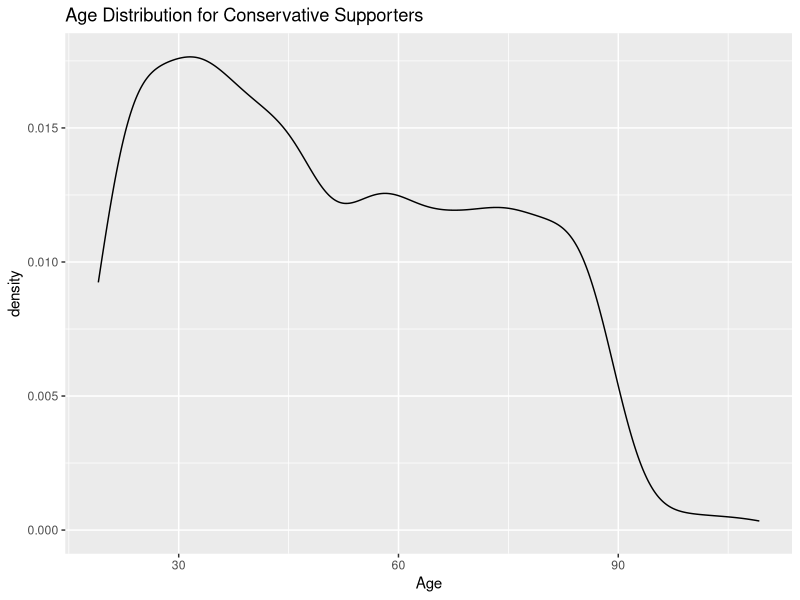
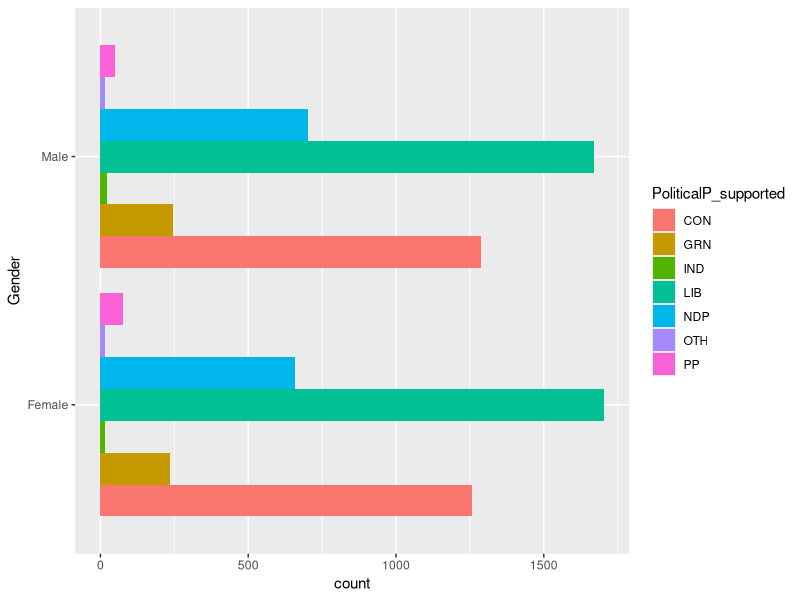
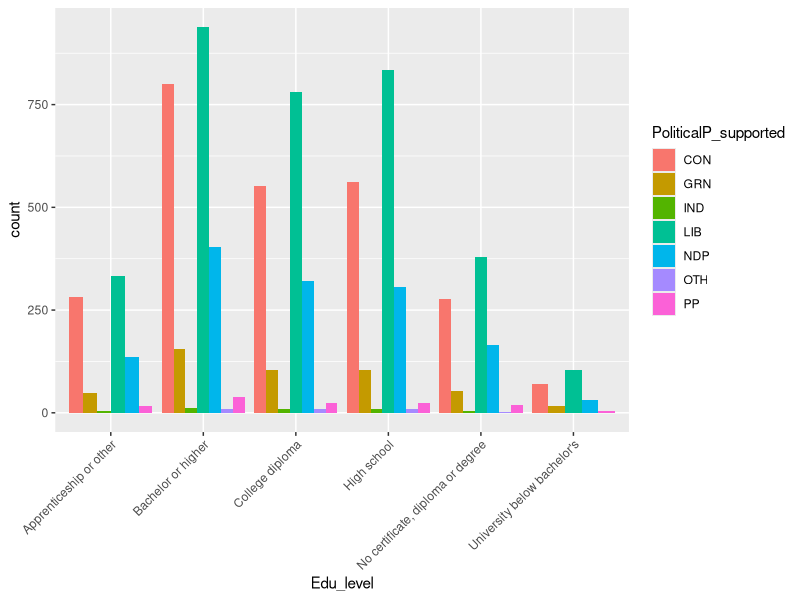
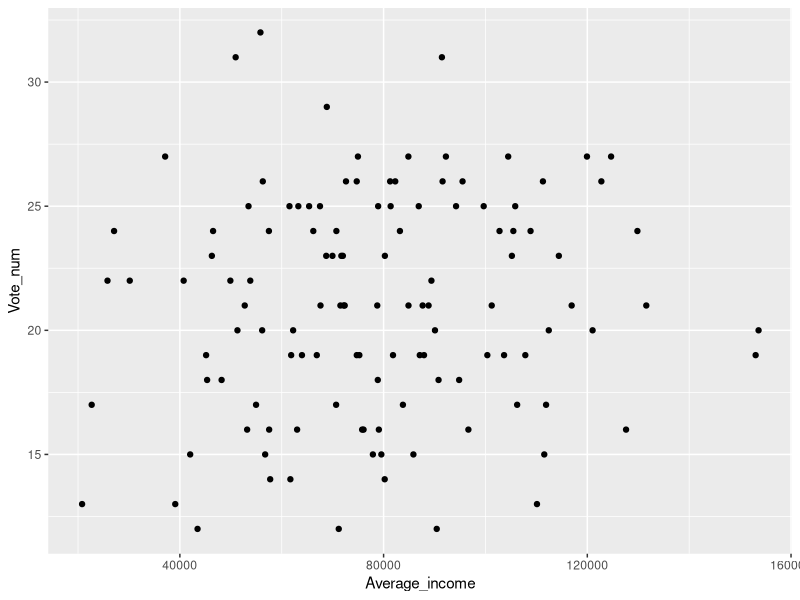

These charts were generated, in order, by the following R code:
## ---- chunk 1
# Code for setting up
knitr::opts_chunk$set(echo = TRUE)
library("tidyverse")
## ---- chunk 2
# Size of population(Number of simulations)
N<-100000
set.seed(538)
# Age
# We assume in each age group, ages appears at equal probability, so it follows a uniform distribution.
Age_0_18<-runif(N* 0.21, min = 0, max = 18)
Age_19_49<-runif(N*0.41, min = 19, max = 49)
Age_50_89<-runif(N*0.37, min = 50, max = 89)
Age_90_over<-runif(N*0.010, min = 90, max = 110)
#This is the simulated Age data
Age_all<-c(Age_0_18, Age_19_49, Age_50_89, Age_90_over)
# Shuffle the data
Age<-sample(Age_all)

## ---- chunk 3
set.seed(233)
#Gender
gender_types<-c("Female","Male")
Gender<-sample(gender_types, N, replace = T)
## ---- chunk 4
set.seed(304)
#District
District<-sample(1:121, N, replace = T)
## ---- chunk 5
set.seed(347)
#Political Party supported
#Simulate according to the past vote share
Poli_Parties<-c("LIB","CON","NDP","GRN","IND","PP","OTH")
PoliticalP_supported<-sample(Poli_Parties,N,prob = c(0.414, 0.332, 0.168, 0.062, 0.004, 0.016, 0.004), replace = T)
## ---- chunk 6
set.seed(302)
#Education level
Edu_level_types<-c("Bachelor or higher","University below bachelor's", "College diploma","Apprenticeship or other","High school","No certificate, diploma or degree")
Edu_level<-sample(Edu_level_types, N, prob = c(0.285, 0.031, 0.224, 0.108, 0.237, 0.115),replace = T)
## ---- chunk 7
set.seed(303)
#2018 after taxed
Income_under_15000<- runif(N*0.2, min = 0, max = 14999)
Income_15000_24999<- runif(N*0.2, min = 15000, max = 24999)
Income_25000_39999<- runif(N*0.2, min = 25000, max = 39999)
Income_40000_59999<- runif(N*0.2, min = 40000, max = 59999)
Income_60000_over<- runif(N*0.2, min = 60000, max = 500000)
Income_all<-c(Income_under_15000, Income_15000_24999,Income_25000_39999,Income_40000_59999,Income_60000_over)
#shuffle
Income<-sample(Income_all)
## ---- chunk 8
set.seed(305)
#Combine together
All_together.df<-tibble(Age, Gender, PoliticalP_supported, Edu_level, Income, District)
#Sampling, using SRS, randomly pick from the data frame.
sample_selcet_rows<-sample(N,10000)
sample_dataset<-All_together.df[sample_selcet_rows,]
#Then we filter out people that is under 18, who is not eligible to vote for election.
Sample_clean<-sample_dataset %>% filter(Age>=18)
sample_size<-nrow(Sample_clean)
## ---- chunk 9
#Vote_share for each political party
Sample_clean %>% group_by(PoliticalP_supported) %>% summarise(vote_share=n()/sample_size)
## ---- chunk 10
#Age Distribution of supporters of Conservative
Sample_clean %>% filter(PoliticalP_supported == "CON") %>% ggplot(aes(x =Age))+labs(title = "Age Distribution for Conservative Supporters")+geom_density()
## ---- chunk 11
#Sex ratio
Sample_clean %>% ggplot(aes(x=Gender,fill=PoliticalP_supported))+geom_bar(position = "dodge")+coord_flip()
## ---- chunk 12
#Education Level
Sample_clean %>% ggplot(aes(x=Edu_level, fill=PoliticalP_supported))+geom_bar(position = "dodge")+theme(axis.text.x = element_text(angle = 45, hjust = 1))
## ---- chunk 13
#Income,District and vote
#Calculate average income for each district
Sample_only_con<-Sample_clean %>% filter(PoliticalP_supported=="CON")
Average_income<-c()
for (index in 1:121) {
  samp_distrct<-Sample_only_con %>% filter(District==index)
  Average_income[index]=sum(samp_distrct$Income)/nrow(samp_distrct)
}
order_num<-c(1:121)
Mean_Income<-cbind(order_num, Average_income)

#Calculate number of votes
Vote_num<-c()
for (i in 1:121) {
  vote_district<-Sample_only_con %>% filter(District==i)
  Vote_num[i]=nrow(vote_district)
}
Mean_Income_and_votes<-as.data.frame(cbind(Mean_Income,Vote_num))
Mean_Income_and_votes %>% ggplot(aes(x=Average_income,y=Vote_num))+geom_point()
